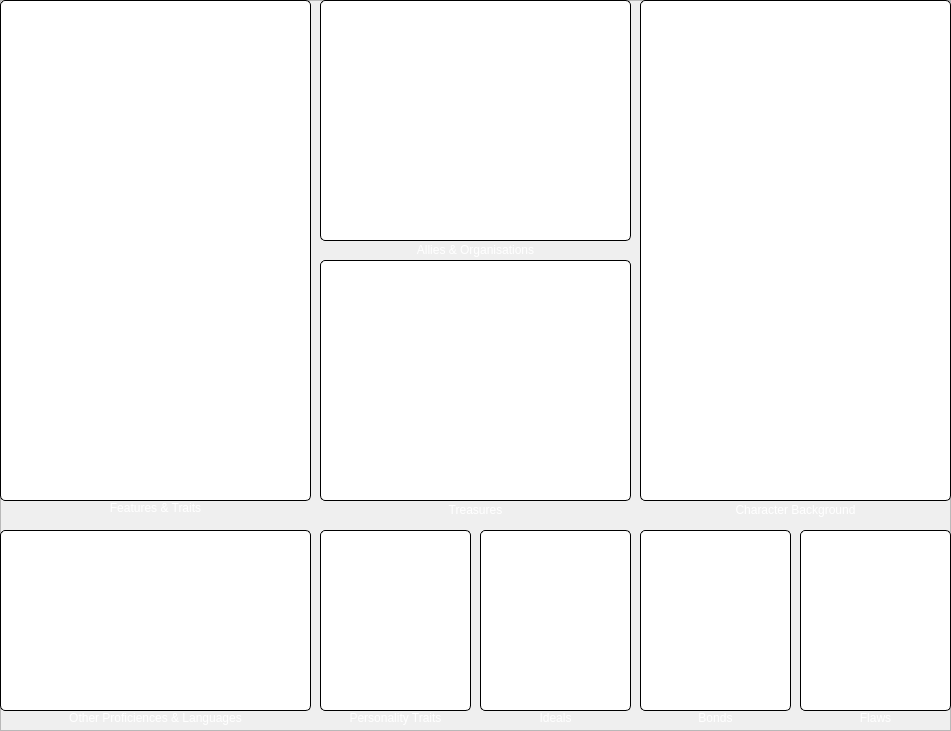
     <widget class="QFrame" name="frame_10">
      <property name="geometry">
       <rect>
        <x>530</x>
        <y>160</y>
        <width>951</width>
        <height>731</height>
       </rect>
      </property>
      <property name="frameShape">
       <enum>QFrame::StyledPanel</enum>
      </property>
      <property name="frameShadow">
       <enum>QFrame::Raised</enum>
      </property>
      <widget class="QPlainTextEdit" name="Backstory">
       <property name="geometry">
        <rect>
         <x>640</x>
         <y>0</y>
         <width>311</width>
         <height>501</height>
        </rect>
       </property>
       <property name="styleSheet">
        <string notr="true"> background-color: white;
 border-style: solid;
 border-width:1px;
 border-radius:5px;
 border-color: black;</string>
       </property>
      </widget>
      <widget class="QLabel" name="label_45">
       <property name="geometry">
        <rect>
         <x>640</x>
         <y>500</y>
         <width>311</width>
         <height>20</height>
        </rect>
       </property>
       <property name="styleSheet">
        <string notr="true">color: rgb(255, 255, 255);</string>
       </property>
       <property name="text">
        <string>Character Background</string>
       </property>
       <property name="alignment">
        <set>Qt::AlignCenter</set>
       </property>
      </widget>
      <widget class="QPlainTextEdit" name="Allies">
       <property name="geometry">
        <rect>
         <x>320</x>
         <y>0</y>
         <width>311</width>
         <height>241</height>
        </rect>
       </property>
       <property name="styleSheet">
        <string notr="true"> background-color: white;
 border-style: solid;
 border-width:1px;
 border-radius:5px;
 border-color: black;</string>
       </property>
      </widget>
      <widget class="QPlainTextEdit" name="Treasure">
       <property name="geometry">
        <rect>
         <x>320</x>
         <y>260</y>
         <width>311</width>
         <height>241</height>
        </rect>
       </property>
       <property name="styleSheet">
        <string notr="true"> background-color: white;
 border-style: solid;
 border-width:1px;
 border-radius:5px;
 border-color: black;</string>
       </property>
      </widget>
      <widget class="QLabel" name="label_46">
       <property name="geometry">
        <rect>
         <x>320</x>
         <y>500</y>
         <width>311</width>
         <height>20</height>
        </rect>
       </property>
       <property name="styleSheet">
        <string notr="true">color: rgb(255, 255, 255);</string>
       </property>
       <property name="text">
        <string>Treasures</string>
       </property>
       <property name="alignment">
        <set>Qt::AlignCenter</set>
       </property>
      </widget>
      <widget class="QLabel" name="label_47">
       <property name="geometry">
        <rect>
         <x>320</x>
         <y>240</y>
         <width>311</width>
         <height>20</height>
        </rect>
       </property>
       <property name="styleSheet">
        <string notr="true">color: rgb(255, 255, 255);</string>
       </property>
       <property name="text">
        <string>Allies &amp; Organisations</string>
       </property>
       <property name="alignment">
        <set>Qt::AlignCenter</set>
       </property>
      </widget>
      <widget class="QPlainTextEdit" name="FeaturesTraits">
       <property name="geometry">
        <rect>
         <x>0</x>
         <y>0</y>
         <width>311</width>
         <height>501</height>
        </rect>
       </property>
       <property name="styleSheet">
        <string notr="true"> background-color: white;
 border-style: solid;
 border-width:1px;
 border-radius:5px;
 border-color: black;</string>
       </property>
      </widget>
      <widget class="QLabel" name="label_31">
       <property name="geometry">
        <rect>
         <x>0</x>
         <y>500</y>
         <width>311</width>
         <height>16</height>
        </rect>
       </property>
       <property name="styleSheet">
        <string notr="true">color: rgb(255, 255, 255);</string>
       </property>
       <property name="text">
        <string>Features &amp; Traits</string>
       </property>
       <property name="alignment">
        <set>Qt::AlignCenter</set>
       </property>
      </widget>
      <widget class="QPlainTextEdit" name="OtherProfs">
       <property name="geometry">
        <rect>
         <x>0</x>
         <y>530</y>
         <width>311</width>
         <height>181</height>
        </rect>
       </property>
       <property name="styleSheet">
        <string notr="true"> background-color: white;
 border-style: solid;
 border-width:1px;
 border-radius:5px;
 border-color: black;</string>
       </property>
      </widget>
      <widget class="QLabel" name="label_38">
       <property name="geometry">
        <rect>
         <x>0</x>
         <y>710</y>
         <width>311</width>
         <height>16</height>
        </rect>
       </property>
       <property name="styleSheet">
        <string notr="true">color: rgb(255, 255, 255);</string>
       </property>
       <property name="text">
        <string>Other Proficiences &amp; Languages</string>
       </property>
       <property name="alignment">
        <set>Qt::AlignCenter</set>
       </property>
      </widget>
      <widget class="QPlainTextEdit" name="Personality">
       <property name="geometry">
        <rect>
         <x>320</x>
         <y>530</y>
         <width>151</width>
         <height>181</height>
        </rect>
       </property>
       <property name="styleSheet">
        <string notr="true"> background-color: white;
 border-style: solid;
 border-width:1px;
 border-radius:5px;
 border-color: black;</string>
       </property>
      </widget>
      <widget class="QPlainTextEdit" name="Ideals">
       <property name="geometry">
        <rect>
         <x>480</x>
         <y>530</y>
         <width>151</width>
         <height>181</height>
        </rect>
       </property>
       <property name="styleSheet">
        <string notr="true"> background-color: white;
 border-style: solid;
 border-width:1px;
 border-radius:5px;
 border-color: black;</string>
       </property>
      </widget>
      <widget class="QPlainTextEdit" name="Bonds">
       <property name="geometry">
        <rect>
         <x>640</x>
         <y>530</y>
         <width>151</width>
         <height>181</height>
        </rect>
       </property>
       <property name="styleSheet">
        <string notr="true"> background-color: white;
 border-style: solid;
 border-width:1px;
 border-radius:5px;
 border-color: black;</string>
       </property>
      </widget>
      <widget class="QLabel" name="label_11">
       <property name="geometry">
        <rect>
         <x>320</x>
         <y>710</y>
         <width>151</width>
         <height>16</height>
        </rect>
       </property>
       <property name="styleSheet">
        <string notr="true">color: rgb(255, 255, 255);</string>
       </property>
       <property name="text">
        <string>Personality Traits</string>
       </property>
       <property name="alignment">
        <set>Qt::AlignCenter</set>
       </property>
      </widget>
      <widget class="QLabel" name="label_12">
       <property name="geometry">
        <rect>
         <x>480</x>
         <y>710</y>
         <width>151</width>
         <height>16</height>
        </rect>
       </property>
       <property name="styleSheet">
        <string notr="true">color: rgb(255, 255, 255);</string>
       </property>
       <property name="text">
        <string>Ideals</string>
       </property>
       <property name="alignment">
        <set>Qt::AlignCenter</set>
       </property>
      </widget>
      <widget class="QLabel" name="label_13">
       <property name="geometry">
        <rect>
         <x>640</x>
         <y>710</y>
         <width>151</width>
         <height>16</height>
        </rect>
       </property>
       <property name="styleSheet">
        <string notr="true">color: rgb(255, 255, 255);</string>
       </property>
       <property name="text">
        <string>Bonds</string>
       </property>
       <property name="alignment">
        <set>Qt::AlignCenter</set>
       </property>
      </widget>
      <widget class="QPlainTextEdit" name="Flaws">
       <property name="geometry">
        <rect>
         <x>800</x>
         <y>530</y>
         <width>151</width>
         <height>181</height>
        </rect>
       </property>
       <property name="styleSheet">
        <string notr="true"> background-color: white;
 border-style: solid;
 border-width:1px;
 border-radius:5px;
 border-color: black;</string>
       </property>
      </widget>
      <widget class="QLabel" name="label_14">
       <property name="geometry">
        <rect>
         <x>800</x>
         <y>710</y>
         <width>151</width>
         <height>16</height>
        </rect>
       </property>
       <property name="styleSheet">
        <string notr="true">color: rgb(255, 255, 255);</string>
       </property>
       <property name="text">
        <string>Flaws</string>
       </property>
       <property name="alignment">
        <set>Qt::AlignCenter</set>
       </property>
      </widget>
     </widget>
